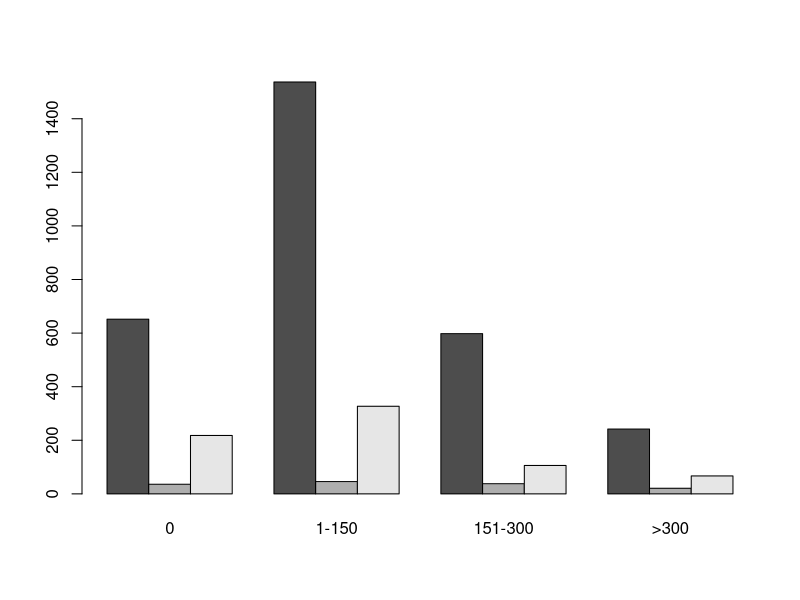
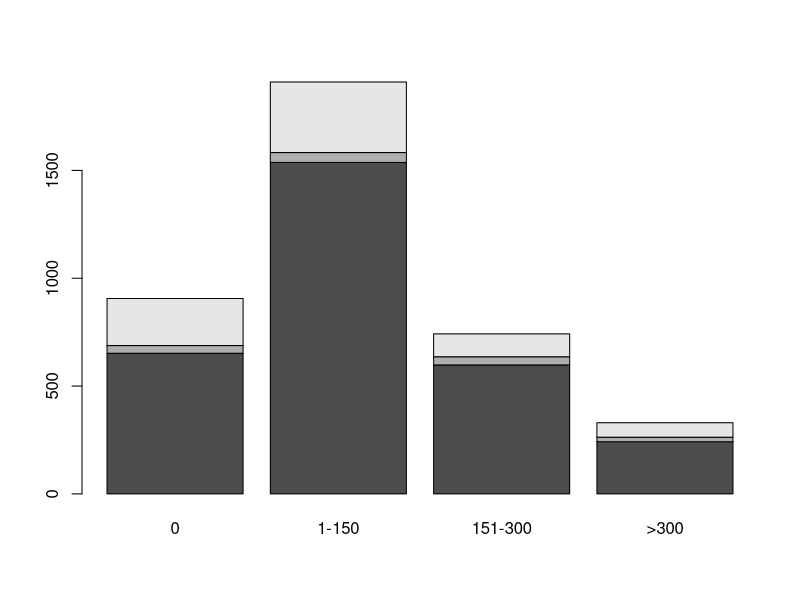
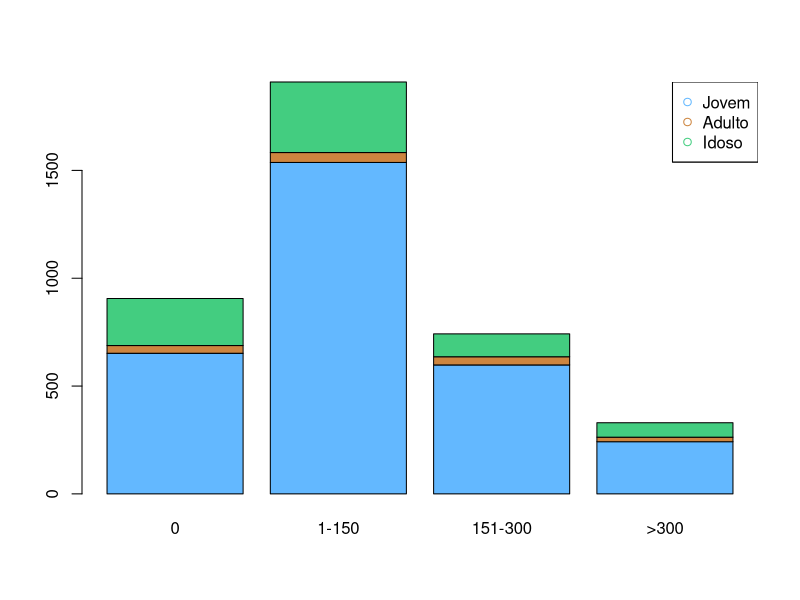
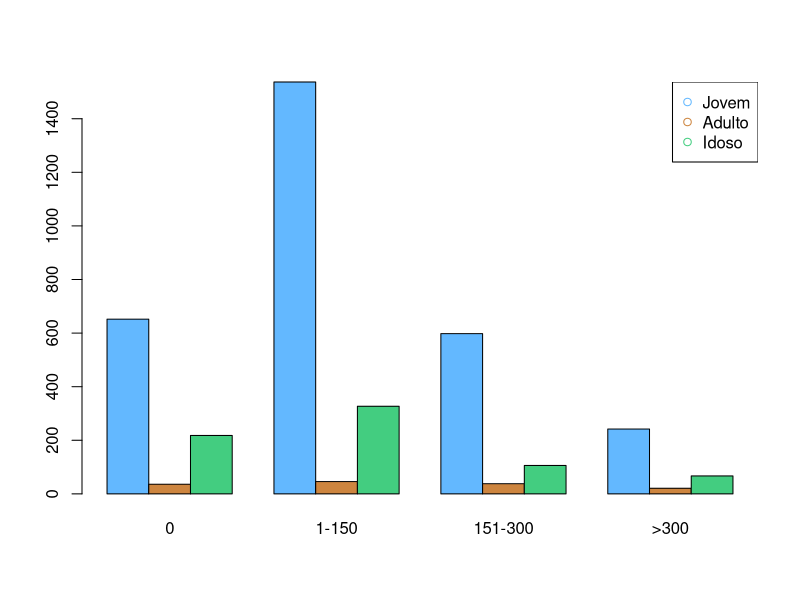
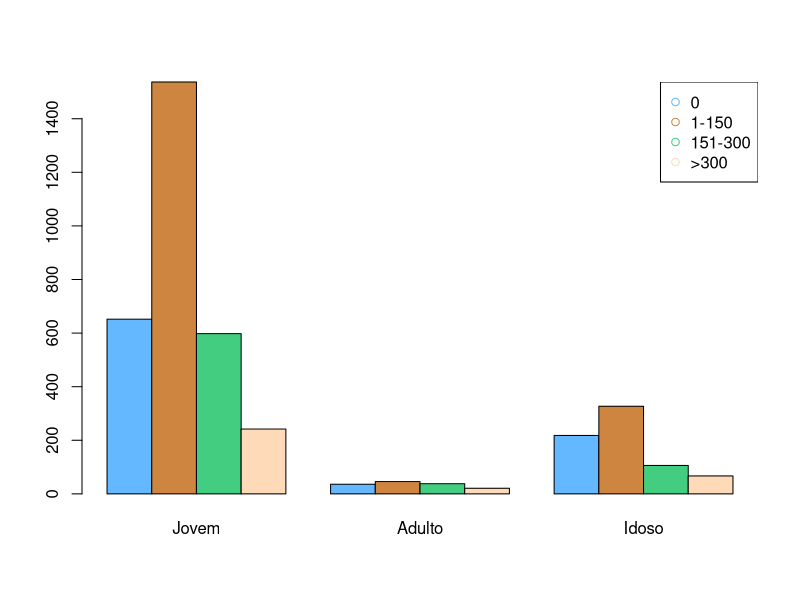

These charts were generated, in order, by the following R code:
# Bar Plots

# Obs: Caso tenha problemas com a acentuação, consulte este link:
# https://support.rstudio.com/hc/en-us/articles/200532197-Character-Encoding

# Configurando o diretório de trabalho
# Coloque entre aspas o diretório de trabalho que você está usando no seu computador
# Não use diretórios com espaço no nome
setwd("C:/FCD/BigDataRAzure/Cap04")
getwd()

?barplot

# Preparando os dados - número de casamentos em uma igreja de SP
dados <- matrix(c(652,1537,598,242,36,46,38,21,218,327,106,67), nrow = 3, byrow = T)
dados

# Nomeando linhas e colunas na matriz
colnames(dados) <- c("0","1-150","151-300",">300")
rownames(dados) <- c("Jovem","Adulto","Idoso")
dados

# Construindo o Barplot
barplot(dados, beside = T)
barplot(dados)

# Construindo o plot - Stacked Bar Plot
# As 3 faixas de idade são representadas na mesma coluna para as diferentes quantidades
barplot(dados, col = c("steelblue1", "tan3", "seagreen3"))
legend("topright", pch = 1, col = c("steelblue1", "tan3", "seagreen3"), legend = c("Jovem","Adulto","Idoso"))

# Crie uma legenda para o gráfico anterior
colors()
legend("topright", pch = 1, col = c("steelblue1", "tan3", "seagreen3"), legend = c("Jovem","Adulto","Idoso"))

# Agora temos uma coluna para cada faixa etária, mas na mesma faixa de quantidade
barplot(dados, beside = T, col = c("steelblue1", "tan3", "seagreen3"))
legend("topright", pch = 1, col = c("steelblue1", "tan3", "seagreen3"), legend = c("Jovem","Adulto","Idoso"))

# Com a Transposta da matriz, invertemos as posições entre faixa etária e faixa de quantidade
t(dados)
barplot(t(dados), beside = T, col = c("steelblue1", "tan3", "seagreen3", "peachpuff1"))
legend("topright", pch = 1, col = c("steelblue1", "tan3", "seagreen3", "peachpuff1"), legend = c("0","1-150","151-300",">300"))



